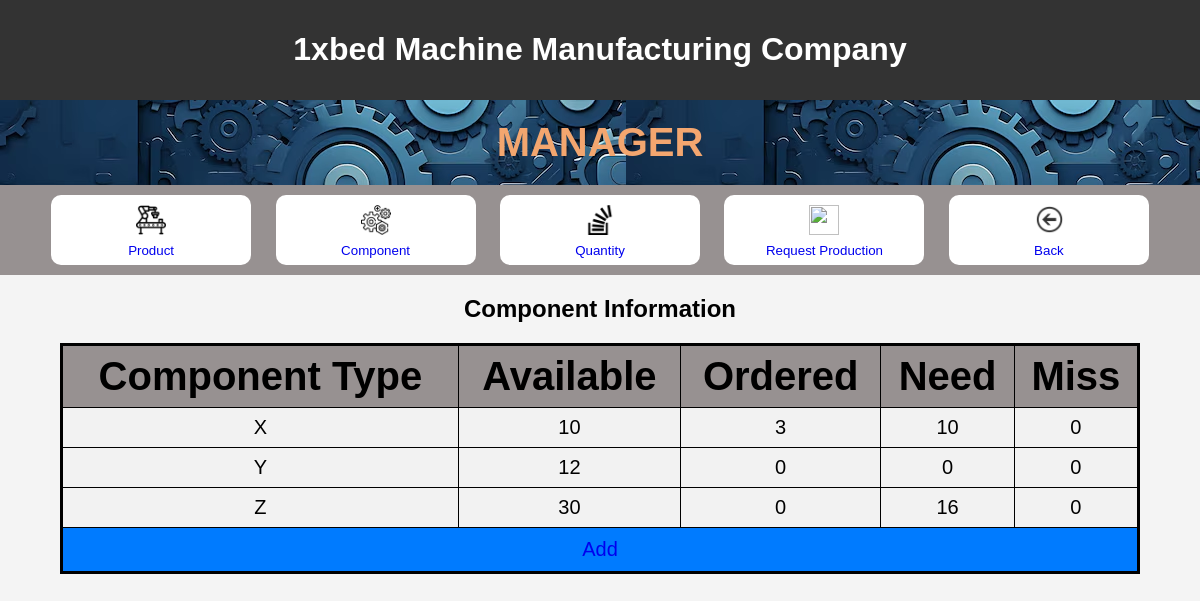
Screenshot of /manager/quantity with the database file from the repository.
### myproject/models.py (models this page shows, shortened)
class ComponentQuantity(models.Model):
    component_type = models.CharField(max_length=100)
    now = models.IntegerField()
    supplying = models.IntegerField()
    need = models.IntegerField()
    miss = models.IntegerField()

### myproject/views.py (the view)
# urls.py: path("manager/quantity", views.Quantity_.main, name="manager/quantity"),
    def main(request):
        list_quantity = ComponentQuantity.objects.all()
        return render(request, "myproject/quantity/main.html", {'list_quantity': list_quantity})

### myproject/templates/myproject/quantity/main.html (shortened to what this page needs)
<!DOCTYPE html>
<html lang="en">
<head>
    {% load static %}
    <link rel="stylesheet" href="{% static 'css/welcomepage.css' %}">
</head>
<body>
    <header>
        <h1>
            1xbed Machine Manufacturing Company
        </h1>
    </header>
    <div id = headerweb>
        <h1 id = welcome>
        MANAGER
        </h1>
    </div>
    <div id = link>
        <div>
    <button id = choice ><a
    href="product">
        <img id =icon src="{% static 'img/product.png' %}"
        width="50"
        height="50" >
        <br>
        Product
    </a></button>
    <button id = choice><a
        href="component">
            <img id =icon src="{% static 'img/component.png' %}"
            width="50"
            height="50" >
            <br>
            Component
    </a></button>
    <button id = choice><a
        href="quantity">
            <img id =icon src="{% static 'img/quantity.png' %}"
            width="50"  >
            <br>
            Quantity
    </a></button>
    <button id = choice><a
        href="request_production">
            <img id =icon src="{% static 'img/checker.png' %}"
            width="50"
            height="50" >
            <br>
            Request Production
    </a></button>
    <button id = choice>
        <a
        href="{% url 'homepage' %}">
        <img id =icon src="{% static 'img/back.png' %}"
        width="50"
        height="50">
        <br>
        Back
    </a> </button>
    </div>
</div>
    <h2 > Component Information </h2>
{% if list_quantity %}
    <table border="1">
        <tr>
            <th>Component Type</th>
            <th>Available</th>
            <th>Ordered</th>
            <th>Need</th>
            <th>Miss</th>
        </tr>
    {% for component in list_quantity %}
        <tr>
            <td>{{ component.component_type }}</td>
            <td>{{ component.now }}</td>
            <td>{{ component.supplying }}</td>
            <td>{{ component.need }}</td>
            <td>{{ component.miss }}</td>
    {% endfor %}
    <tr>
        <td id = add colspan="5">
            <a href="quantity/add" id="add" class="button">Add</a>
        </td>
    </tr>
    </table>
{% else %}
<p id = note>No components are available.</p>
{% endif %}
</body>
</html>

### myproject/static/css/welcomepage.css (style rules this page uses)
body { font-family: Arial, sans-serif; margin: 0; padding: 0; background-color: #f4f4f4; }
header { background-color: #333; color: #fff; padding: 10px 0; text-align: center; }
h1#welcome { background-image: url('logo.jpg'); font-size: 40px; margin: 0; padding: 20px 0; color: #f3a66f; text-align: center; font-style: bold; }
h2 { text-align: center; margin-bottom: 20px; color: black; }
button#choice { background-color: white; color: #fff; border: none; padding: 10px 20px; border-radius: 10px; cursor: pointer; position: center; width: 200px; height: 70px; margin: 10px; }
div#link { display: flex; justify-content: center; align-items: center; flex-wrap: wrap; background-color: #979191; height: 90px; }
table { width: 90%; border-collapse: collapse; background-color: #f2f2f2; font-size: 20px; border: 3px solid black; margin-top: 10px; margin: auto; }
td { border: 1px solid black; padding: 8px; text-align: center; }
td#add { background-color: #007bff; color: white; text-align: center; padding: 10px; height: 20px; }
a { display: inline-block; width: 100%; text-decoration: none; text-align: center; line-height: 20px; }
th { border: 1px solid black; padding: 8px; text-align: center; font-size: 40px; background-color: #979191; }
img#icon { width: 30px; height: 30px; }

### rows the page displays
ComponentQuantity: component_type "X", now "10", supplying "3", need "10", miss "0"
ComponentQuantity: component_type "Y", now "12", supplying "0", need "0", miss "0"
ComponentQuantity: component_type "Z", now "30", supplying "0", need "16", miss "0"
